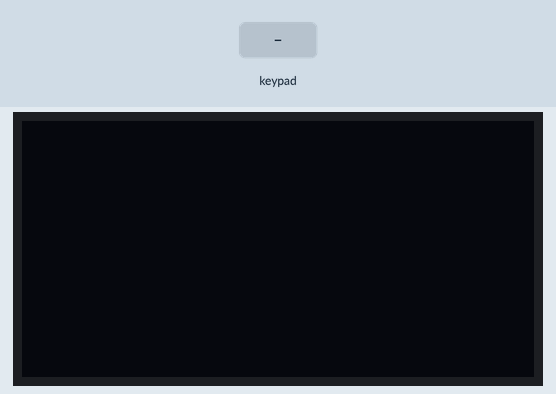
Simulated run of this sketch. Board: Arduino Uno, built with avr-gcc and run on an emulated ATmega328P. Parts: 128×64 one-colour display. Wiring (inferred from the names in the program): 4×4 keypad with keys 1 2 3 A 4 5 6 B 7 8 9 C * 0 # D (labels assumed): rows pin 9, pin 8, pin 7, pin 6; columns pin 10, pin 11, pin 12, pin 13. The inputs (shaded band) are chosen by the test bench. What the sketch prints to the serial monitor is not drawn.

Above: at 1.2 s.
1.3 s: keypad keys 1 2 3 4 A pressed 0.4 s apart
At 4.0 s:
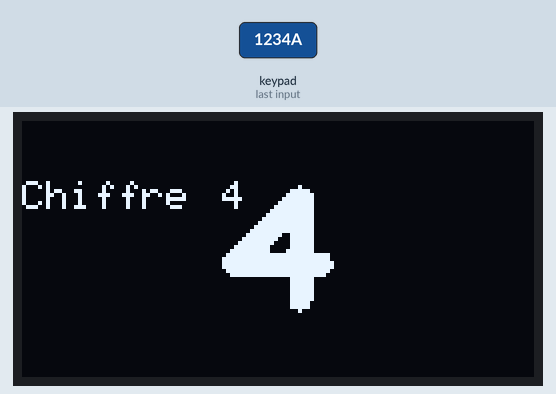
4.8 s: key '5' pressed
At 5.5 s:
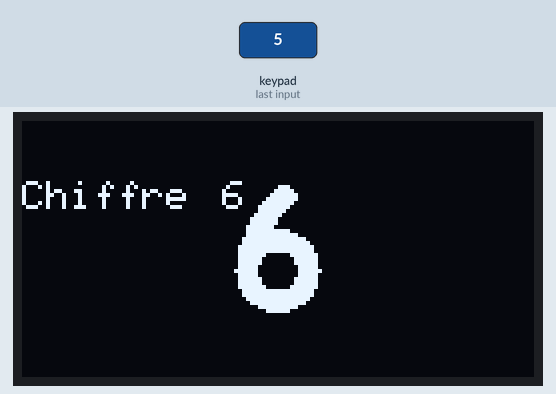
6.3 s: keypad keys 1 3 9 7 pressed 0.4 s apart
At 8.7 s:
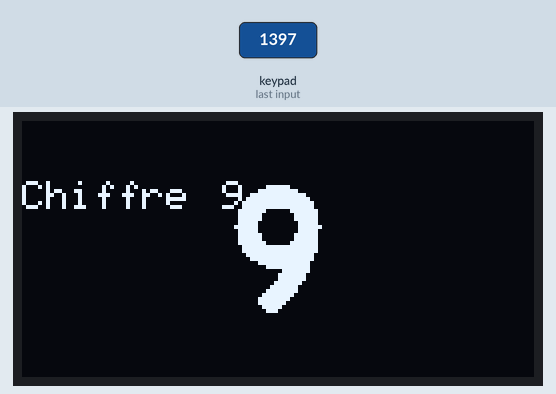
9.4 s: key '6' pressed
At 10.2 s:
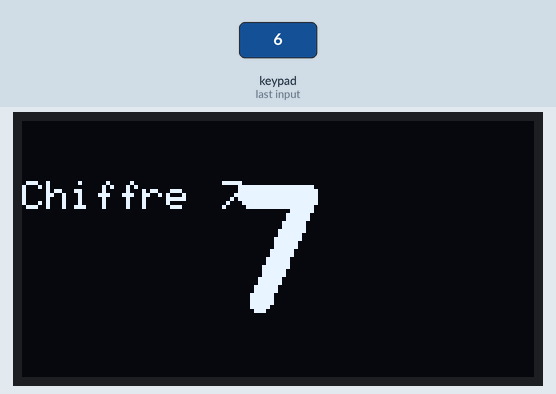
10.9 s: key 'B' pressed
At 11.3 s:
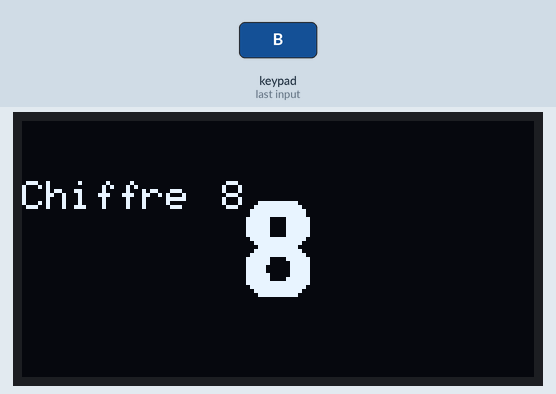
12.4 s: key '1' pressed
At 13.7 s:
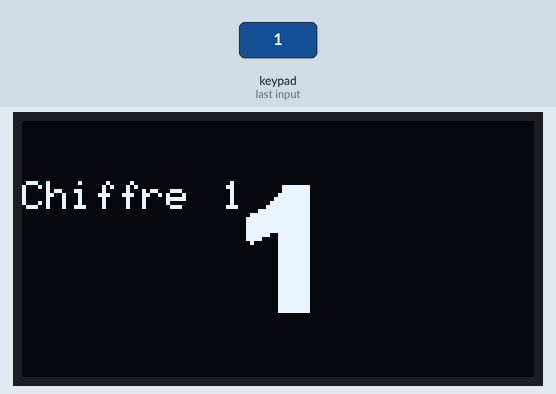
Timing chart, 0 to 14.9 s (numbered marks = the images above; inputs shaded):
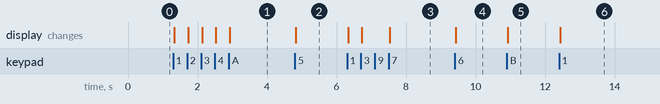

Measured:
- after the input at 1.3 s, the display: first changes at once (image 1 shows a later state)
- after the input at 4.8 s, the display: changes at once (image 2)
- after the input at 6.3 s, the display: first changes at once (image 3 shows a later state)
- after the input at 9.4 s, the display: changes at once (image 4)
- after the input at 10.9 s, the display: changes at once (image 5)
- after the input at 12.4 s, the display: changes at once (image 6)

The sketch:

Test_MatriceBP.ino
```cpp
#include <SoftwareSerial.h>
//#include <DFPlayer_Mini_Mp3.h>
#include <Adafruit_SSD1306.h>


#define nombreDePixelsEnLargeur 128         // Taille de l'écran OLED, en pixel, au niveau de sa largeur
#define nombreDePixelsEnHauteur 64          // Taille de l'écran OLED, en pixel, au niveau de sa hauteur
#define brocheResetOLED         -1          // Reset de l'OLED partagé avec l'Arduino (d'où la valeur à -1, et non un numéro de pin)
#define adresseI2CecranOLED     0x3C        // Adresse de "mon" écran OLED sur le bus i2c (généralement égal à 0x3C ou 0x3D)

Adafruit_SSD1306 ecranOLED(nombreDePixelsEnLargeur, nombreDePixelsEnHauteur, &Wire, brocheResetOLED);


const unsigned char epd_bitmap_nombre1 [] PROGMEM = {
  0x00, 0x00, 0x7f, 0x00, 0x00, 0x00, 0x7f, 0x00, 0x00, 0x00, 0xff, 0x00, 0x00, 0x01, 0xff, 0x00,
  0x00, 0x03, 0xff, 0x00, 0x00, 0x07, 0xff, 0x00, 0x00, 0x1f, 0xff, 0x00, 0x00, 0x7f, 0xff, 0x00,
  0x00, 0xff, 0xff, 0x00, 0x00, 0xff, 0xff, 0x00, 0x00, 0xff, 0xff, 0x00, 0x00, 0xff, 0xff, 0x00,
  0x00, 0xfc, 0xff, 0x00, 0x00, 0xf0, 0xff, 0x00, 0x00, 0x40, 0xff, 0x00, 0x00, 0x00, 0xff, 0x00,
  0x00, 0x00, 0xff, 0x00, 0x00, 0x00, 0xff, 0x00, 0x00, 0x00, 0xff, 0x00, 0x00, 0x00, 0xff, 0x00,
  0x00, 0x00, 0xff, 0x00, 0x00, 0x00, 0xff, 0x00, 0x00, 0x00, 0xff, 0x00, 0x00, 0x00, 0xff, 0x00,
  0x00, 0x00, 0xff, 0x00, 0x00, 0x00, 0xff, 0x00, 0x00, 0x00, 0xff, 0x00, 0x00, 0x00, 0xff, 0x00,
  0x00, 0x00, 0xff, 0x00, 0x00, 0x00, 0xff, 0x00, 0x00, 0x00, 0xff, 0x00, 0x00, 0x00, 0xff, 0x00
};


const unsigned char epd_bitmap_nombre2 [] PROGMEM = {
  0x00, 0x07, 0xf0, 0x00, 0x00, 0x3f, 0xfe, 0x00, 0x00, 0x7f, 0xff, 0x00, 0x00, 0xff, 0xff, 0x80,
  0x01, 0xff, 0xff, 0xc0, 0x01, 0xff, 0xff, 0xc0, 0x03, 0xff, 0xff, 0xe0, 0x03, 0xfc, 0x1f, 0xe0,
  0x03, 0xfc, 0x1f, 0xe0, 0x03, 0xf8, 0x1f, 0xe0, 0x03, 0xf8, 0x1f, 0xe0, 0x00, 0x00, 0x1f, 0xe0,
  0x00, 0x00, 0x3f, 0xe0, 0x00, 0x00, 0x3f, 0xc0, 0x00, 0x00, 0x7f, 0xc0, 0x00, 0x00, 0xff, 0x80,
  0x00, 0x01, 0xff, 0x80, 0x00, 0x03, 0xff, 0x00, 0x00, 0x07, 0xfe, 0x00, 0x00, 0x0f, 0xfc, 0x00,
  0x00, 0x3f, 0xf8, 0x00, 0x00, 0x3f, 0xf0, 0x00, 0x00, 0x7f, 0xe0, 0x00, 0x00, 0xff, 0xc0, 0x00,
  0x01, 0xff, 0x80, 0x00, 0x01, 0xff, 0xff, 0xe0, 0x03, 0xff, 0xff, 0xe0, 0x03, 0xff, 0xff, 0xe0,
  0x07, 0xff, 0xff, 0xe0, 0x07, 0xff, 0xff, 0xe0, 0x07, 0xff, 0xff, 0xe0, 0x07, 0xff, 0xff, 0xe0
};
const unsigned char epd_bitmap_nombre3 [] PROGMEM = {
  0x00, 0x0f, 0xe0, 0x00, 0x00, 0x3f, 0xfc, 0x00, 0x00, 0xff, 0xfe, 0x00, 0x00, 0xff, 0xff, 0x00,
  0x01, 0xff, 0xff, 0x80, 0x03, 0xff, 0xff, 0x80, 0x03, 0xff, 0xff, 0xc0, 0x03, 0xf8, 0x3f, 0xc0,
  0x07, 0xf8, 0x3f, 0xc0, 0x03, 0xf8, 0x3f, 0xc0, 0x00, 0x00, 0x7f, 0xc0, 0x00, 0x00, 0xff, 0x80,
  0x00, 0x07, 0xff, 0x80, 0x00, 0x07, 0xff, 0x00, 0x00, 0x07, 0xfe, 0x00, 0x00, 0x07, 0xff, 0x00,
  0x00, 0x07, 0xff, 0x80, 0x00, 0x0f, 0xff, 0xc0, 0x00, 0x00, 0x3f, 0xe0, 0x00, 0x00, 0x1f, 0xe0,
  0x00, 0x00, 0x1f, 0xe0, 0x00, 0xf0, 0x1f, 0xe0, 0x07, 0xf8, 0x1f, 0xe0, 0x07, 0xf8, 0x1f, 0xe0,
  0x07, 0xfc, 0x3f, 0xe0, 0x03, 0xff, 0xff, 0xc0, 0x03, 0xff, 0xff, 0xc0, 0x01, 0xff, 0xff, 0x80,
  0x01, 0xff, 0xff, 0x00, 0x00, 0xff, 0xfe, 0x00, 0x00, 0x3f, 0xfc, 0x00, 0x00, 0x0f, 0xe0, 0x00
};
const unsigned char epd_bitmap_nombre4 [] PROGMEM = {
  0x00, 0x00, 0x04, 0x00, 0x00, 0x00, 0x1f, 0x00, 0x00, 0x00, 0x3f, 0x80, 0x00, 0x00, 0x7f, 0x80,
  0x00, 0x00, 0xff, 0x80, 0x00, 0x01, 0xff, 0x80, 0x00, 0x03, 0xff, 0x80, 0x00, 0x07, 0xff, 0x80,
  0x00, 0x0f, 0xff, 0x80, 0x00, 0x1f, 0xff, 0x80, 0x00, 0x3f, 0xff, 0x80, 0x00, 0x7f, 0xff, 0x80,
  0x00, 0xff, 0x9f, 0x80, 0x01, 0xff, 0x1f, 0x80, 0x03, 0xfe, 0x1f, 0x80, 0x07, 0xfc, 0x1f, 0x80,
  0x0f, 0xfc, 0x3f, 0x80, 0x1f, 0xff, 0xff, 0xf8, 0x3f, 0xff, 0xff, 0xf8, 0x3f, 0xff, 0xff, 0xfc,
  0x3f, 0xff, 0xff, 0xfc, 0x1f, 0xff, 0xff, 0xf8, 0x0f, 0xff, 0xff, 0xf0, 0x00, 0x00, 0x1f, 0x80,
  0x00, 0x00, 0x1f, 0x80, 0x00, 0x00, 0x1f, 0x80, 0x00, 0x00, 0x1f, 0x80, 0x00, 0x00, 0x1f, 0x80,
  0x00, 0x00, 0x1f, 0x80, 0x00, 0x00, 0x1f, 0x00, 0x00, 0x00, 0x1f, 0x00, 0x00, 0x00, 0x04, 0x00
};
const unsigned char epd_bitmap_nombre5 [] PROGMEM = {
  0x00, 0x7f, 0xff, 0xc0, 0x00, 0xff, 0xff, 0xc0, 0x00, 0xff, 0xff, 0xc0, 0x00, 0xff, 0xff, 0xc0,
  0x00, 0xff, 0xff, 0xc0, 0x00, 0xff, 0xff, 0xc0, 0x01, 0xff, 0xff, 0xc0, 0x01, 0xfe, 0x00, 0x00,
  0x01, 0xfe, 0x00, 0x00, 0x01, 0xfc, 0x00, 0x00, 0x01, 0xff, 0xf8, 0x00, 0x03, 0xff, 0xfe, 0x00,
  0x03, 0xff, 0xff, 0x00, 0x03, 0xff, 0xff, 0x80, 0x03, 0xff, 0xff, 0xc0, 0x03, 0xff, 0xff, 0xc0,
  0x03, 0xfc, 0x3f, 0xe0, 0x03, 0xf0, 0x1f, 0xe0, 0x00, 0x00, 0x1f, 0xe0, 0x00, 0x00, 0x1f, 0xe0,
  0x00, 0x00, 0x1f, 0xe0, 0x00, 0x30, 0x1f, 0xe0, 0x07, 0xf8, 0x1f, 0xe0, 0x07, 0xf8, 0x1f, 0xe0,
  0x07, 0xfc, 0x3f, 0xe0, 0x03, 0xff, 0xff, 0xc0, 0x03, 0xff, 0xff, 0xc0, 0x01, 0xff, 0xff, 0x80,
  0x01, 0xff, 0xff, 0x00, 0x00, 0xff, 0xfe, 0x00, 0x00, 0x3f, 0xfc, 0x00, 0x00, 0x0f, 0xe0, 0x00
};
const unsigned char epd_bitmap_nombre6 [] PROGMEM = {
  0x00, 0x00, 0xe0, 0x00, 0x00, 0x01, 0xf0, 0x00, 0x00, 0x03, 0xf8, 0x00, 0x00, 0x07, 0xf8, 0x00,
  0x00, 0x0f, 0xf0, 0x00, 0x00, 0x1f, 0xe0, 0x00, 0x00, 0x1f, 0xc0, 0x00, 0x00, 0x3f, 0x80, 0x00,
  0x00, 0x7f, 0x00, 0x00, 0x00, 0x7f, 0x00, 0x00, 0x00, 0xfe, 0x00, 0x00, 0x00, 0xff, 0xe0, 0x00,
  0x00, 0xff, 0xf8, 0x00, 0x01, 0xff, 0xfe, 0x00, 0x01, 0xff, 0xff, 0x00, 0x03, 0xff, 0xff, 0x80,
  0x03, 0xff, 0xff, 0x80, 0x03, 0xf8, 0x1f, 0xc0, 0x03, 0xf0, 0x0f, 0xc0, 0x03, 0xf0, 0x0f, 0xc0,
  0x03, 0xe0, 0x07, 0xc0, 0x07, 0xe0, 0x07, 0xe0, 0x03, 0xe0, 0x07, 0xc0, 0x03, 0xf0, 0x0f, 0xc0,
  0x03, 0xf0, 0x0f, 0xc0, 0x03, 0xf8, 0x1f, 0xc0, 0x01, 0xff, 0xff, 0x80, 0x01, 0xff, 0xff, 0x80,
  0x00, 0xff, 0xff, 0x00, 0x00, 0x7f, 0xfe, 0x00, 0x00, 0x1f, 0xf8, 0x00, 0x00, 0x07, 0xe0, 0x00
};

const unsigned char epd_bitmap_nombre7 [] PROGMEM = {
  0x01, 0xff, 0xff, 0x80, 0x03, 0xff, 0xff, 0xc0, 0x03, 0xff, 0xff, 0xc0, 0x03, 0xff, 0xff, 0xc0,
  0x01, 0xff, 0xff, 0xc0, 0x00, 0xff, 0xff, 0x80, 0x00, 0x00, 0x1f, 0x80, 0x00, 0x00, 0x3f, 0x00,
  0x00, 0x00, 0x3f, 0x00, 0x00, 0x00, 0x7e, 0x00, 0x00, 0x00, 0x7e, 0x00, 0x00, 0x00, 0xfe, 0x00,
  0x00, 0x00, 0xfc, 0x00, 0x00, 0x01, 0xfc, 0x00, 0x00, 0x01, 0xf8, 0x00, 0x00, 0x01, 0xf8, 0x00,
  0x00, 0x03, 0xf0, 0x00, 0x00, 0x03, 0xf0, 0x00, 0x00, 0x07, 0xe0, 0x00, 0x00, 0x07, 0xe0, 0x00,
  0x00, 0x0f, 0xe0, 0x00, 0x00, 0x0f, 0xc0, 0x00, 0x00, 0x0f, 0xc0, 0x00, 0x00, 0x1f, 0x80, 0x00,
  0x00, 0x1f, 0x80, 0x00, 0x00, 0x3f, 0x00, 0x00, 0x00, 0x3f, 0x00, 0x00, 0x00, 0x7e, 0x00, 0x00,
  0x00, 0x7e, 0x00, 0x00, 0x00, 0x7e, 0x00, 0x00, 0x00, 0x7c, 0x00, 0x00, 0x00, 0x38, 0x00, 0x00
};

const unsigned char epd_bitmap_nombre8 [] PROGMEM = {
  0x00, 0x00, 0x00, 0x00, 0x00, 0x00, 0x00, 0x00, 0x00, 0x00, 0x00, 0x00, 0x00, 0x00, 0x00, 0x00,
  0x00, 0x1f, 0xf8, 0x00, 0x00, 0x3f, 0xfc, 0x00, 0x00, 0x7f, 0xfe, 0x00, 0x00, 0x7f, 0xfe, 0x00,
  0x00, 0xfc, 0x3f, 0x00, 0x00, 0xfc, 0x3f, 0x00, 0x00, 0xfc, 0x3f, 0x00, 0x00, 0xfc, 0x3f, 0x00,
  0x00, 0xfc, 0x3f, 0x00, 0x00, 0x7f, 0xfe, 0x00, 0x00, 0x3f, 0xfc, 0x00, 0x00, 0x1f, 0xf8, 0x00,
  0x00, 0x3f, 0xfc, 0x00, 0x00, 0x7f, 0xfe, 0x00, 0x00, 0xfc, 0x3f, 0x00, 0x00, 0xfc, 0x1f, 0x00,
  0x00, 0xf8, 0x1f, 0x00, 0x00, 0xf8, 0x1f, 0x00, 0x00, 0xfc, 0x1f, 0x00, 0x00, 0xfc, 0x3f, 0x00,
  0x00, 0xff, 0xff, 0x00, 0x00, 0x7f, 0xfe, 0x00, 0x00, 0x3f, 0xfc, 0x00, 0x00, 0x1f, 0xf8, 0x00,
  0x00, 0x00, 0x00, 0x00, 0x00, 0x00, 0x00, 0x00, 0x00, 0x00, 0x00, 0x00, 0x00, 0x00, 0x00, 0x00
};

const unsigned char epd_bitmap_nombre9 [] PROGMEM = {
  0x00, 0x07, 0xe0, 0x00, 0x00, 0x1f, 0xf8, 0x00, 0x00, 0x7f, 0xfe, 0x00, 0x00, 0xff, 0xff, 0x00,
  0x01, 0xff, 0xff, 0x80, 0x01, 0xff, 0xff, 0x80, 0x03, 0xf8, 0x1f, 0xc0, 0x03, 0xf0, 0x0f, 0xc0,
  0x03, 0xf0, 0x0f, 0xc0, 0x03, 0xe0, 0x07, 0xc0, 0x07, 0xe0, 0x07, 0xe0, 0x03, 0xe0, 0x07, 0xc0,
  0x03, 0xf0, 0x0f, 0xc0, 0x03, 0xf0, 0x0f, 0xc0, 0x03, 0xf8, 0x1f, 0xc0, 0x01, 0xff, 0xff, 0xc0,
  0x01, 0xff, 0xff, 0xc0, 0x00, 0xff, 0xff, 0x80, 0x00, 0x7f, 0xff, 0x80, 0x00, 0x1f, 0xff, 0x00,
  0x00, 0x07, 0xff, 0x00, 0x00, 0x00, 0x7f, 0x00, 0x00, 0x00, 0xfe, 0x00, 0x00, 0x00, 0xfe, 0x00,
  0x00, 0x01, 0xfc, 0x00, 0x00, 0x03, 0xf8, 0x00, 0x00, 0x07, 0xf8, 0x00, 0x00, 0x0f, 0xf0, 0x00,
  0x00, 0x1f, 0xe0, 0x00, 0x00, 0x1f, 0xc0, 0x00, 0x00, 0x0f, 0x80, 0x00, 0x00, 0x07, 0x00, 0x00
};

#define largeurDeLimage           32          // Largeur de l'image à afficher, en pixels
#define hauteurDeLimage           32          // Hauteur de l'image à afficher, en pixels
int rangee[] = {9, 8, 7, 6};
int colonne[] = {10, 11, 12, 13};
int col_scan;
SoftwareSerial mySerial(0, 1); // RX, TX
void setup()
{
 Serial.begin(9600);
  mySerial.begin (9600);
  /*mp3_set_serial (mySerial);  //set softwareSerial for DFPlayer-mini mp3 module
  mp3_set_volume (25);
  mp3_set_device(2);*/


  // Initialisation de l'écran OLED
  if(!ecranOLED.begin(SSD1306_SWITCHCAPVCC, adresseI2CecranOLED))
    while(1);                               // Arrêt du programme (boucle infinie) si échec d'initialisation


 for (int i = 0; i <= 3; i++)
 {
 // Initialisation des broches
 pinMode(rangee[i], OUTPUT);
 pinMode(colonne[i], INPUT);
 digitalWrite(colonne[i], HIGH);
 }
 Serial.println("====== Clavier pret ======");
 // start ();
}
void loop()
{
   // Regarde si un bouton est enfoncé
   for (int i = 0; i <= 3; i++)
   {
     digitalWrite(rangee[0], HIGH);
     digitalWrite(rangee[1], HIGH);
     digitalWrite(rangee[2], HIGH);
     digitalWrite(rangee[3], HIGH);
     digitalWrite(rangee[i], LOW);
       for (int j = 0; j <= 3; j++)
       {
       col_scan = digitalRead(colonne[j]);
       if (col_scan == LOW)
         {
         // Lorsqu'un bouton est enfoncé, appel de la fonction toucherBouton
         // pour savoir quel bouton est enfoncé
         toucherBouton(i, j);
         delay(300);
        }
     }
   }
}


void OledDisplay(int number,const unsigned char* imageAafficher)
{
      ecranOLED.clearDisplay();
     ecranOLED.setCursor(0, 15);
     ecranOLED.setTextColor(SSD1306_WHITE);
     ecranOLED.print("Chiffre  ");
     ecranOLED.setCursor(50, 15);
     ecranOLED.setTextColor(SSD1306_WHITE);
     ecranOLED.print(number);
     ecranOLED.drawBitmap(
    (ecranOLED.width()  - largeurDeLimage ) / 2,      // Position de l'extrême "gauche" de l'image (pour centrage écran, ici)
    (ecranOLED.height() - hauteurDeLimage) / 2,       // Position de l'extrême "haute" de l'image (pour centrage écran, ici)
    imageAafficher,
    largeurDeLimage,
    hauteurDeLimage,
    SSD1306_WHITE);


    ecranOLED.display();

}

void start ()
{
   //mp3_play (1,11);
   // delay (7000);
}


// Fonction de reconnaissance et affichage du bouton enfoncé
void toucherBouton(int i, int j)
{
   if (i == 0 && j == 0) // Bouton S1 enfoncé
   {
    Serial.println("S1");
   // mp3_play (1);
   // delay (7000);

 OledDisplay(1,epd_bitmap_nombre1) ;

   }
   if (i == 0 && j == 1) // Bouton S2 enfoncé
   {
    Serial.println("S2");
   //  mp3_play (2);
 OledDisplay(2,epd_bitmap_nombre2) ;
   }

   if (i == 0 && j == 2) // Bouton S3 enfoncé
   {
    Serial.println("S3");
   // mp3_play (3);
   // delay (7000);
 OledDisplay(3,epd_bitmap_nombre3) ;
   }

   if (i == 0 && j == 3) // Bouton S4 enfoncé
   {
    Serial.println("S4");
    //mp3_play (4);
    //delay (7000);
    OledDisplay(4,epd_bitmap_nombre4) ;

   }

   if (i == 1 && j == 0) // Bouton S5 enfoncé
   {
    Serial.println("S5");
   // mp3_play (5);
   // delay (7000);
        OledDisplay(5,epd_bitmap_nombre5) ;
   }

   if (i == 1 && j == 1) // Bouton S6 enfoncé
   {
    Serial.println("S6");
   // mp3_play (6);
    //delay (7000);
         OledDisplay(6,epd_bitmap_nombre6) ;
   }

   if (i == 1 && j == 2) // Bouton S7 enfoncé
   {
    Serial.println("S7");
  //  mp3_play (7);
   // delay (7000);
        OledDisplay(7,epd_bitmap_nombre7) ;
   }

   if (i == 1 && j == 3) // Bouton S8 enfoncé
   {
    Serial.println("S8");
  //  mp3_play (8);
   // delay (7000);
        OledDisplay(8,epd_bitmap_nombre8) ;
   }

   if (i == 2 && j == 0) // Bouton S9 enfoncé
   {
    Serial.println("S9");
    //mp3_play (9);
    //delay (7000);
         OledDisplay(9,epd_bitmap_nombre9) ;
   }

   if (i == 2 && j == 1) // Bouton S10 enfoncé
   {
    Serial.println("S10");
   //  mp3_play (10);
     //delay (7000);
   }

   if (i == 2 && j == 2) // Bouton S11 enfoncé
   Serial.println("S11");
   if (i == 2 && j == 3) // Bouton S12 enfoncé
   Serial.println("S12");
   if (i == 3 && j == 0) // Bouton S13 enfoncé
   Serial.println("S13");
   if (i == 3 && j == 1) // Bouton S14 enfoncé
   Serial.println("S14");
   if (i == 3 && j == 2) // Bouton S15 enfoncé
   Serial.println("S15");
   if (i == 3 && j == 3) // Bouton S16 enfoncé
   Serial.println("S16");
}
```
